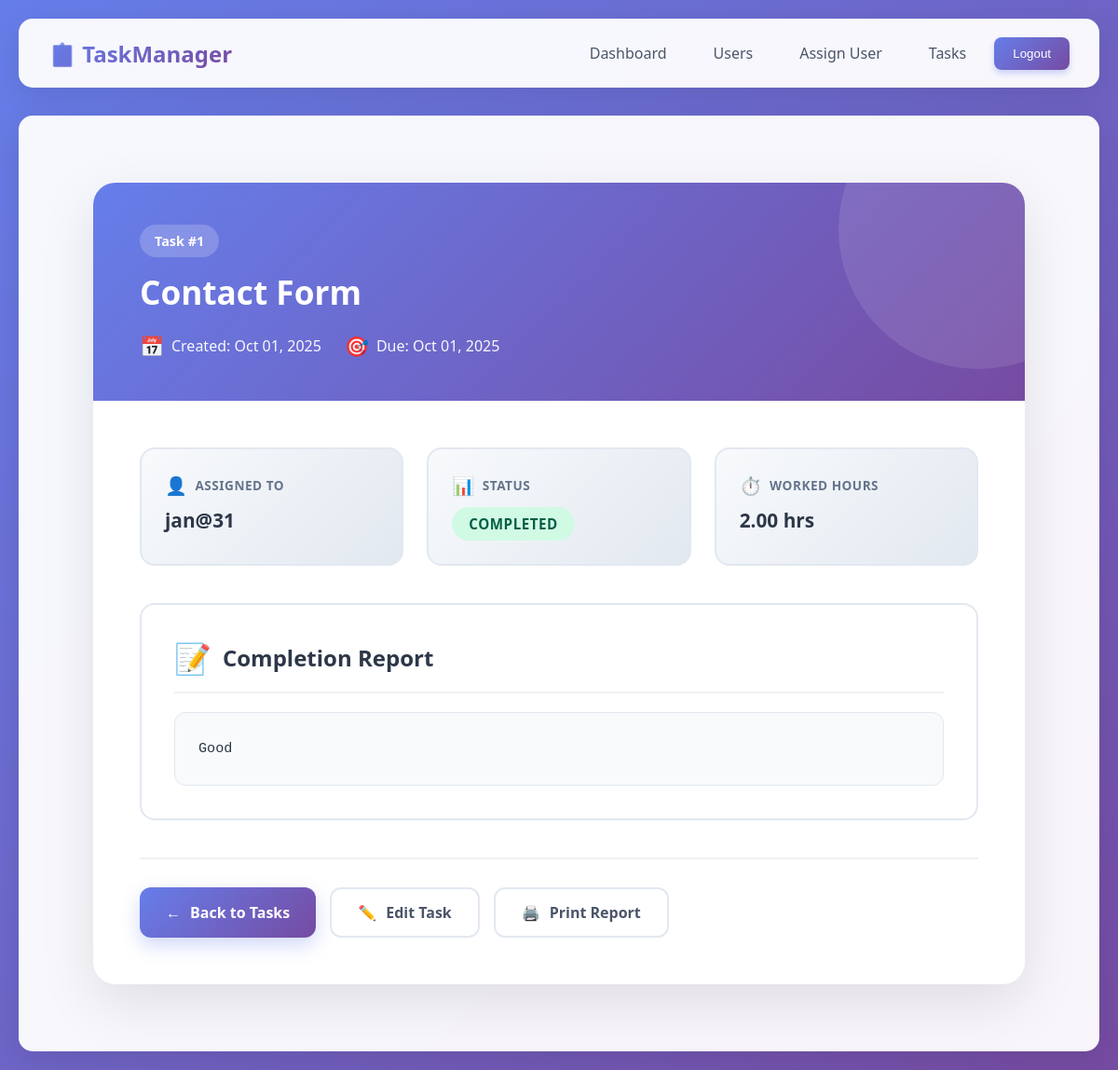
The page /panel/tasks/1/report/ (signed in) on the database its author committed.
### tasks/models.py (models this page shows, shortened)
class Task(models.Model):
    title = models.CharField(max_length=255)
    description = models.TextField(blank=True)
    assigned_to = models.ForeignKey(settings.AUTH_USER_MODEL, on_delete=models.CASCADE, related_name='tasks')
    due_date = models.DateField(null=True, blank=True)
    status = models.CharField(max_length=20, choices=TaskStatus.choices, default=TaskStatus.PENDING)
    completion_report = models.TextField(null=True, blank=True)
    worked_hours = models.DecimalField(max_digits=6, decimal_places=2, null=True, blank=True)
    created_at = models.DateTimeField(auto_now_add=True)

### accounts/models.py (models this page shows, shortened)
class User(AbstractUser):
    role = models.CharField(
        max_length=20,
        choices=Roles.choices,
        default=Roles.USER
    )
    assigned_admin = models.ForeignKey(
        'self',
        null=True, blank=True,
        on_delete=models.SET_NULL,
        related_name='managed_users',
        limit_choices_to={'role': Roles.ADMIN}
    )
    objects = UserManager()

### panel/views.py (the view)
# urls.py: path('tasks/<int:task_id>/report/', task_report, name='panel_task_report'),
@role_required(Roles.SUPERADMIN, Roles.ADMIN)
def task_report(request, task_id):
    task = get_object_or_404(Task, id=task_id)
    if request.user.role == Roles.ADMIN and task.assigned_to.assigned_admin_id != request.user.id:
        return HttpResponseForbidden('You cannot view this task report.')
    if task.status != TaskStatus.COMPLETED:
        return HttpResponseForbidden('Report only available for completed tasks.')
    return render(request, 'panel/task_report.html', {'task': task})

### panel/views.py (called while the page is built)
def role_required(*roles):
    def decorator(view_func):
        @wraps(view_func)
        def _wrapped(request, *args, **kwargs):
            if not request.user.is_authenticated:
                return redirect('panel_login')
            if request.user.role not in roles:
                return HttpResponseForbidden('You do not have access to this page.')
            return view_func(request, *args, **kwargs)
        return _wrapped
    return decorator

### panel/templates/panel/task_report.html (shortened to what this page needs)
{% extends "panel/base.html" %}
{% block content %}
<div class="report-container">
  <div class="report-card">
    <div class="report-header">
      <div class="header-content">
        <div class="task-id-badge">Task #{{ task.id }}</div>
        <h2>{{ task.title }}</h2>
        <div class="header-meta">
          <div class="header-meta-item">
            <span class="header-meta-icon">📅</span>
            <span>Created: {{ task.created_at|date:"M d, Y"|default:"N/A" }}</span>
          </div>
          <div class="header-meta-item">
            <span class="header-meta-icon">🎯</span>
            <span>Due: {{ task.due_date|date:"M d, Y"|default:"N/A" }}</span>
          </div>
        </div>
      </div>
    </div>
    <div class="report-body">
      <div class="info-grid">
        <div class="info-box">
          <div class="info-label">
            <span class="info-label-icon">👤</span>
            <span>Assigned To</span>
          </div>
          <div class="info-value">{{ task.assigned_to.username }}</div>
        </div>
        <div class="info-box">
          <div class="info-label">
            <span class="info-label-icon">📊</span>
            <span>Status</span>
          </div>
          <div class="info-value">
            <span class="status-badge {{ task.status|lower }}">{{ task.status }}</span>
          </div>
        </div>
        <div class="info-box">
          <div class="info-label">
            <span class="info-label-icon">⏱️</span>
            <span>Worked Hours</span>
          </div>
          <div class="info-value">{{ task.worked_hours|default:"0" }} hrs</div>
        </div>
      </div>
      <div class="report-section">
        <div class="section-header">
          <span class="section-icon">📝</span>
          <h3>Completion Report</h3>
        </div>
        {% if task.completion_report %}
          <div class="report-content">{{ task.completion_report }}</div>
        {% else %}
          <div class="empty-report">
            No completion report has been submitted yet.
          </div>
        {% endif %}
      </div>
      <div class="action-buttons">
        <a href="/panel/tasks/" class="action-btn btn-primary">
          <span>←</span>
          <span>Back to Tasks</span>
        </a>
        <a href="/panel/tasks/{{ task.id }}/edit/" class="action-btn btn-secondary">
          <span>✏️</span>
          <span>Edit Task</span>
        </a>
        <a href="javascript:window.print()" class="action-btn btn-secondary">
          <span>🖨️</span>
          <span>Print Report</span>
        </a>
      </div>
    </div>
  </div>
</div>
{% endblock %}

### panel/templates/panel/base.html (style rules this page uses)
* { margin: 0; padding: 0; box-sizing: border-box; }
body { font-family: 'Segoe UI', Tahoma, Geneva, Verdana, sans-serif; background: linear-gradient(135deg, #667eea 0%, #764ba2 100%); min-height: 100vh; padding: 20px; }

### panel/templates/panel/task_report.html (style rules this page uses)
.report-container { max-width: 1000px; margin: 40px auto; }
.report-card { background: white; border-radius: 24px; box-shadow: 0 20px 60px rgba(0, 0, 0, 0.1); overflow: hidden; animation: fadeInScale 0.6s ease-out; }
.report-header { background: linear-gradient(135deg, #667eea 0%, #764ba2 100%); padding: 45px 50px; position: relative; overflow: hidden; }
.report-header::before { content: ''; position: absolute; width: 300px; height: 300px; background: rgba(255, 255, 255, 0.1); border-radius: 50%; top: -100px; right: -100px; animation: pulse 4s ease-in-out infinite; }
.header-content { position: relative; z-index: 1; }
.task-id-badge { display: inline-block; background: rgba(255, 255, 255, 0.2); color: white; padding: 8px 16px; border-radius: 20px; font-size: 0.9rem; font-weight: 600; margin-bottom: 15px; backdrop-filter: blur(10px); }
.report-header h2 { margin: 0; font-size: 2.2rem; font-weight: 700; color: white; margin-bottom: 10px; line-height: 1.3; }
.header-meta { display: flex; gap: 25px; flex-wrap: wrap; margin-top: 20px; color: rgba(255, 255, 255, 0.95); }
.header-meta-item { display: flex; align-items: center; gap: 8px; font-size: 1rem; }
.header-meta-icon { font-size: 1.3rem; }
.report-body { padding: 50px; }
.info-grid { display: grid; grid-template-columns: repeat(auto-fit, minmax(250px, 1fr)); gap: 25px; margin-bottom: 40px; }
.info-box { background: linear-gradient(135deg, #f8fafc 0%, #e2e8f0 100%); padding: 25px; border-radius: 16px; border: 2px solid #e2e8f0; transition: all 0.3s ease; position: relative; overflow: hidden; }
.info-box::before { content: ''; position: absolute; top: 0; left: 0; width: 4px; height: 100%; background: linear-gradient(180deg, #667eea 0%, #764ba2 100%); transform: scaleY(0); transition: transform 0.3s ease; }
.info-label { display: flex; align-items: center; gap: 8px; color: #64748b; font-size: 0.85rem; font-weight: 600; text-transform: uppercase; letter-spacing: 0.5px; margin-bottom: 10px; }
.info-label-icon { font-size: 1.2rem; }
.info-value { color: #2d3748; font-size: 1.3rem; font-weight: 700; }
.status-badge { display: inline-block; padding: 8px 18px; border-radius: 20px; font-size: 0.95rem; font-weight: 600; text-transform: uppercase; letter-spacing: 0.5px; }
.status-badge.completed { background: #d1fae5; color: #065f46; }
.report-section { background: white; border: 2px solid #e2e8f0; border-radius: 16px; padding: 35px; margin-bottom: 30px; }
.section-header { display: flex; align-items: center; gap: 12px; margin-bottom: 20px; padding-bottom: 15px; border-bottom: 2px solid #f0f0f0; }
.section-icon { font-size: 2rem; animation: float 3s ease-in-out infinite; }
.section-header h3 { margin: 0; font-size: 1.5rem; color: #2d3748; font-weight: 700; }
.report-content { background: #f8fafc; border-radius: 12px; padding: 25px; font-family: 'Courier New', monospace; font-size: 0.95rem; line-height: 1.8; color: #2d3748; white-space: pre-wrap; word-wrap: break-word; border: 1px solid #e2e8f0; max-height: 400px; overflow-y: auto; }
.action-buttons { display: flex; gap: 15px; margin-top: 40px; padding-top: 30px; border-top: 2px solid #f0f0f0; }
.action-btn { padding: 14px 28px; border-radius: 12px; font-size: 1rem; font-weight: 600; cursor: pointer; transition: all 0.3s ease; text-decoration: none; display: inline-flex; align-items: center; gap: 10px; border: none; }
.btn-primary { background: linear-gradient(135deg, #667eea 0%, #764ba2 100%); color: white; box-shadow: 0 8px 20px rgba(102, 126, 234, 0.3); }
.btn-secondary { background: white; color: #4a5568; border: 2px solid #e2e8f0; }

### rows shown on the page
Task: id "1", title "Contact Form", created_at "Oct 01, 2025", due_date "Oct 01, 2025", assigned_to.username "jan@31", status "COMPLETED", worked_hours "2.00", completion_report "Good"
